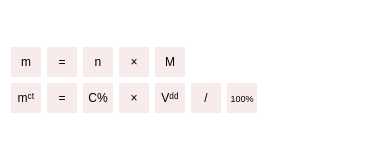
  <widget class="QWidget" name="gridWidget" native="true">
   <property name="geometry">
    <rect>
     <x>140</x>
     <y>320</y>
     <width>361</width>
     <height>141</height>
    </rect>
   </property>
   <property name="styleSheet">
    <string notr="true">QWidget {
    background: transparent; /* cho con trở về mặc định */
}

QLabel {
	background-color:#f7ebeb;
    border: none;
}</string>
   </property>
   <layout class="QGridLayout" name="gridLayout_6">
    <item row="2" column="0">
     <widget class="QLabel" name="label_12_0">
      <property name="sizePolicy">
       <sizepolicy hsizetype="Fixed" vsizetype="Fixed">
        <horstretch>0</horstretch>
        <verstretch>0</verstretch>
       </sizepolicy>
      </property>
      <property name="minimumSize">
       <size>
        <width>30</width>
        <height>30</height>
       </size>
      </property>
      <property name="maximumSize">
       <size>
        <width>30</width>
        <height>30</height>
       </size>
      </property>
      <property name="text">
       <string>mᶜᵗ</string>
      </property>
      <property name="alignment">
       <set>Qt::AlignCenter</set>
      </property>
     </widget>
    </item>
    <item row="2" column="9">
     <widget class="QLabel" name="label_10_29">
      <property name="sizePolicy">
       <sizepolicy hsizetype="Fixed" vsizetype="Fixed">
        <horstretch>0</horstretch>
        <verstretch>0</verstretch>
       </sizepolicy>
      </property>
      <property name="minimumSize">
       <size>
        <width>30</width>
        <height>30</height>
       </size>
      </property>
      <property name="maximumSize">
       <size>
        <width>30</width>
        <height>30</height>
       </size>
      </property>
      <property name="styleSheet">
       <string notr="true">background-color:transparent;
font-size:12px;
border: 0px</string>
      </property>
      <property name="text">
       <string/>
      </property>
      <property name="alignment">
       <set>Qt::AlignCenter</set>
      </property>
     </widget>
    </item>
    <item row="1" column="1">
     <widget class="QLabel" name="label_11_1">
      <property name="sizePolicy">
       <sizepolicy hsizetype="Fixed" vsizetype="Fixed">
        <horstretch>0</horstretch>
        <verstretch>0</verstretch>
       </sizepolicy>
      </property>
      <property name="minimumSize">
       <size>
        <width>30</width>
        <height>30</height>
       </size>
      </property>
      <property name="maximumSize">
       <size>
        <width>30</width>
        <height>30</height>
       </size>
      </property>
      <property name="styleSheet">
       <string notr="true">
font-size:12px;
border: 0px</string>
      </property>
      <property name="text">
       <string>=</string>
      </property>
      <property name="alignment">
       <set>Qt::AlignCenter</set>
      </property>
     </widget>
    </item>
    <item row="2" column="3">
     <widget class="QLabel" name="label_12_3">
      <property name="sizePolicy">
       <sizepolicy hsizetype="Fixed" vsizetype="Fixed">
        <horstretch>0</horstretch>
        <verstretch>0</verstretch>
       </sizepolicy>
      </property>
      <property name="minimumSize">
       <size>
        <width>30</width>
        <height>30</height>
       </size>
      </property>
      <property name="maximumSize">
       <size>
        <width>30</width>
        <height>30</height>
       </size>
      </property>
      <property name="styleSheet">
       <string notr="true">
font-size:12px;
border: 0px</string>
      </property>
      <property name="text">
       <string>×</string>
      </property>
      <property name="alignment">
       <set>Qt::AlignCenter</set>
      </property>
     </widget>
    </item>
    <item row="2" column="8">
     <widget class="QLabel" name="label_10_28">
      <property name="sizePolicy">
       <sizepolicy hsizetype="Fixed" vsizetype="Fixed">
        <horstretch>0</horstretch>
        <verstretch>0</verstretch>
       </sizepolicy>
      </property>
      <property name="minimumSize">
       <size>
        <width>30</width>
        <height>30</height>
       </size>
      </property>
      <property name="maximumSize">
       <size>
        <width>30</width>
        <height>30</height>
       </size>
      </property>
      <property name="styleSheet">
       <string notr="true">background-color:transparent;
font-size:12px;
border: 0px</string>
      </property>
      <property name="text">
       <string/>
      </property>
      <property name="alignment">
       <set>Qt::AlignCenter</set>
      </property>
     </widget>
    </item>
    <item row="1" column="0">
     <widget class="QLabel" name="label_11_0">
      <property name="sizePolicy">
       <sizepolicy hsizetype="Fixed" vsizetype="Fixed">
        <horstretch>0</horstretch>
        <verstretch>0</verstretch>
       </sizepolicy>
      </property>
      <property name="minimumSize">
       <size>
        <width>30</width>
        <height>30</height>
       </size>
      </property>
      <property name="maximumSize">
       <size>
        <width>30</width>
        <height>30</height>
       </size>
      </property>
      <property name="text">
       <string>m</string>
      </property>
      <property name="alignment">
       <set>Qt::AlignCenter</set>
      </property>
     </widget>
    </item>
    <item row="2" column="1">
     <widget class="QLabel" name="label_12_1">
      <property name="sizePolicy">
       <sizepolicy hsizetype="Fixed" vsizetype="Fixed">
        <horstretch>0</horstretch>
        <verstretch>0</verstretch>
       </sizepolicy>
      </property>
      <property name="minimumSize">
       <size>
        <width>30</width>
        <height>30</height>
       </size>
      </property>
      <property name="maximumSize">
       <size>
        <width>30</width>
        <height>30</height>
       </size>
      </property>
      <property name="styleSheet">
       <string notr="true">
font-size:12px;
border: 0px</string>
      </property>
      <property name="text">
       <string>=</string>
      </property>
      <property name="alignment">
       <set>Qt::AlignCenter</set>
      </property>
     </widget>
    </item>
    <item row="1" column="3">
     <widget class="QLabel" name="label_11_3">
      <property name="sizePolicy">
       <sizepolicy hsizetype="Fixed" vsizetype="Fixed">
        <horstretch>0</horstretch>
        <verstretch>0</verstretch>
       </sizepolicy>
      </property>
      <property name="minimumSize">
       <size>
        <width>30</width>
        <height>30</height>
       </size>
      </property>
      <property name="maximumSize">
       <size>
        <width>30</width>
        <height>30</height>
       </size>
      </property>
      <property name="styleSheet">
       <string notr="true">
font-size:12px;
border: 0px
</string>
      </property>
      <property name="text">
       <string>×</string>
      </property>
      <property name="alignment">
       <set>Qt::AlignCenter</set>
      </property>
     </widget>
    </item>
    <item row="1" column="2">
     <widget class="QLabel" name="label_11_2">
      <property name="sizePolicy">
       <sizepolicy hsizetype="Fixed" vsizetype="Fixed">
        <horstretch>0</horstretch>
        <verstretch>0</verstretch>
       </sizepolicy>
      </property>
      <property name="minimumSize">
       <size>
        <width>30</width>
        <height>30</height>
       </size>
      </property>
      <property name="maximumSize">
       <size>
        <width>30</width>
        <height>30</height>
       </size>
      </property>
      <property name="text">
       <string>n</string>
      </property>
      <property name="alignment">
       <set>Qt::AlignCenter</set>
      </property>
     </widget>
    </item>
    <item row="2" column="2">
     <widget class="QLabel" name="label_12_2">
      <property name="sizePolicy">
       <sizepolicy hsizetype="Fixed" vsizetype="Fixed">
        <horstretch>0</horstretch>
        <verstretch>0</verstretch>
       </sizepolicy>
      </property>
      <property name="minimumSize">
       <size>
        <width>30</width>
        <height>30</height>
       </size>
      </property>
      <property name="maximumSize">
       <size>
        <width>30</width>
        <height>30</height>
       </size>
      </property>
      <property name="text">
       <string>C%</string>
      </property>
      <property name="alignment">
       <set>Qt::AlignCenter</set>
      </property>
     </widget>
    </item>
    <item row="1" column="4">
     <widget class="QLabel" name="label_11_4">
      <property name="sizePolicy">
       <sizepolicy hsizetype="Fixed" vsizetype="Fixed">
        <horstretch>0</horstretch>
        <verstretch>0</verstretch>
       </sizepolicy>
      </property>
      <property name="minimumSize">
       <size>
        <width>30</width>
        <height>30</height>
       </size>
      </property>
      <property name="maximumSize">
       <size>
        <width>30</width>
        <height>30</height>
       </size>
      </property>
      <property name="text">
       <string>M</string>
      </property>
      <property name="alignment">
       <set>Qt::AlignCenter</set>
      </property>
     </widget>
    </item>
    <item row="3" column="0">
     <widget class="QLabel" name="label_10_31">
      <property name="sizePolicy">
       <sizepolicy hsizetype="Fixed" vsizetype="Fixed">
        <horstretch>0</horstretch>
        <verstretch>0</verstretch>
       </sizepolicy>
      </property>
      <property name="minimumSize">
       <size>
        <width>30</width>
        <height>30</height>
       </size>
      </property>
      <property name="maximumSize">
       <size>
        <width>30</width>
        <height>30</height>
       </size>
      </property>
      <property name="styleSheet">
       <string notr="true">background-color:transparent;
font-size:12px;
border: 0px</string>
      </property>
      <property name="text">
       <string/>
      </property>
      <property name="alignment">
       <set>Qt::AlignCenter</set>
      </property>
     </widget>
    </item>
    <item row="2" column="4">
     <widget class="QLabel" name="label_12_4">
      <property name="sizePolicy">
       <sizepolicy hsizetype="Fixed" vsizetype="Fixed">
        <horstretch>0</horstretch>
        <verstretch>0</verstretch>
       </sizepolicy>
      </property>
      <property name="minimumSize">
       <size>
        <width>30</width>
        <height>30</height>
       </size>
      </property>
      <property name="maximumSize">
       <size>
        <width>30</width>
        <height>30</height>
       </size>
      </property>
      <property name="text">
       <string>Vᵈᵈ</string>
      </property>
      <property name="alignment">
       <set>Qt::AlignCenter</set>
      </property>
     </widget>
    </item>
    <item row="2" column="6">
     <widget class="QLabel" name="label_12_6">
      <property name="sizePolicy">
       <sizepolicy hsizetype="Fixed" vsizetype="Fixed">
        <horstretch>0</horstretch>
        <verstretch>0</verstretch>
       </sizepolicy>
      </property>
      <property name="minimumSize">
       <size>
        <width>30</width>
        <height>30</height>
       </size>
      </property>
      <property name="maximumSize">
       <size>
        <width>30</width>
        <height>30</height>
       </size>
      </property>
      <property name="styleSheet">
       <string notr="true">font-size:9px;</string>
      </property>
      <property name="text">
       <string>100%</string>
      </property>
      <property name="alignment">
       <set>Qt::AlignCenter</set>
      </property>
     </widget>
    </item>
    <item row="2" column="5">
     <widget class="QLabel" name="label_12_5">
      <property name="sizePolicy">
       <sizepolicy hsizetype="Fixed" vsizetype="Fixed">
        <horstretch>0</horstretch>
        <verstretch>0</verstretch>
       </sizepolicy>
      </property>
      <property name="minimumSize">
       <size>
        <width>30</width>
        <height>30</height>
       </size>
      </property>
      <property name="maximumSize">
       <size>
        <width>30</width>
        <height>30</height>
       </size>
      </property>
      <property name="styleSheet">
       <string notr="true">
font-size:12px;
border: 0px</string>
      </property>
      <property name="text">
       <string>/</string>
      </property>
      <property name="alignment">
       <set>Qt::AlignCenter</set>
      </property>
     </widget>
    </item>
    <item row="2" column="7">
     <widget class="QLabel" name="label_10_24">
      <property name="sizePolicy">
       <sizepolicy hsizetype="Fixed" vsizetype="Fixed">
        <horstretch>0</horstretch>
        <verstretch>0</verstretch>
       </sizepolicy>
      </property>
      <property name="minimumSize">
       <size>
        <width>30</width>
        <height>30</height>
       </size>
      </property>
      <property name="maximumSize">
       <size>
        <width>30</width>
        <height>30</height>
       </size>
      </property>
      <property name="styleSheet">
       <string notr="true">background-color:transparent;
font-size:12px;
border: 0px</string>
      </property>
      <property name="text">
       <string/>
      </property>
      <property name="alignment">
       <set>Qt::AlignCenter</set>
      </property>
     </widget>
    </item>
    <item row="0" column="0">
     <widget class="QLabel" name="label_10_32">
      <property name="sizePolicy">
       <sizepolicy hsizetype="Fixed" vsizetype="Fixed">
        <horstretch>0</horstretch>
        <verstretch>0</verstretch>
       </sizepolicy>
      </property>
      <property name="minimumSize">
       <size>
        <width>30</width>
        <height>30</height>
       </size>
      </property>
      <property name="maximumSize">
       <size>
        <width>30</width>
        <height>30</height>
       </size>
      </property>
      <property name="styleSheet">
       <string notr="true">background-color:transparent;
font-size:12px;
border: 0px</string>
      </property>
      <property name="text">
       <string/>
      </property>
      <property name="alignment">
       <set>Qt::AlignCenter</set>
      </property>
     </widget>
    </item>
   </layout>
  </widget>
